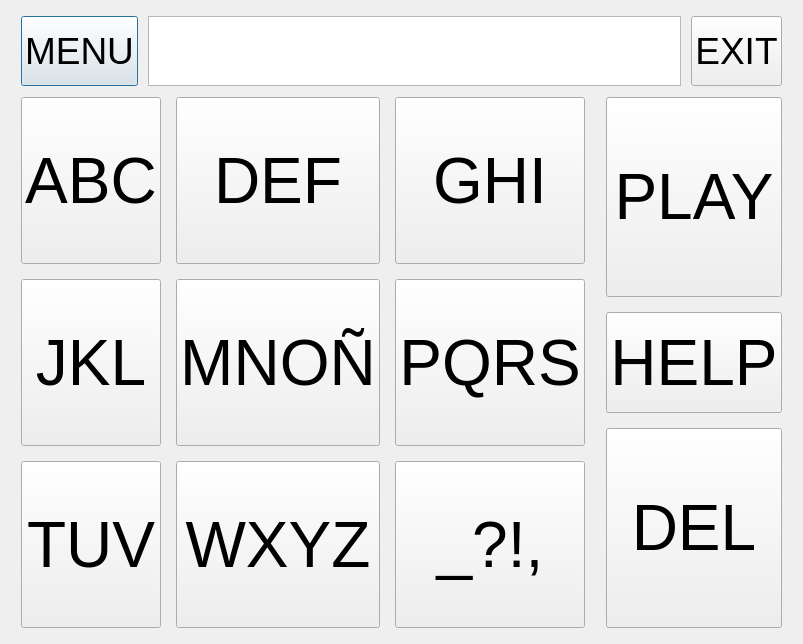
<?xml version="1.0" encoding="UTF-8"?>
<ui version="4.0">
 <class>Dialog</class>
 <widget class="QDialog" name="Dialog">
  <property name="geometry">
   <rect>
    <x>0</x>
    <y>0</y>
    <width>792</width>
    <height>644</height>
   </rect>
  </property>
  <property name="sizePolicy">
   <sizepolicy hsizetype="Preferred" vsizetype="Preferred">
    <horstretch>11</horstretch>
    <verstretch>0</verstretch>
   </sizepolicy>
  </property>
  <property name="focusPolicy">
   <enum>Qt::NoFocus</enum>
  </property>
  <property name="windowTitle">
   <string>Dialog</string>
  </property>
  <property name="styleSheet">
   <string notr="true"/>
  </property>
  <layout class="QGridLayout" name="gridLayout_2">
   <item row="0" column="0">
    <layout class="QVBoxLayout" name="verticalLayout" stretch="1,20">
     <property name="leftMargin">
      <number>10</number>
     </property>
     <property name="topMargin">
      <number>5</number>
     </property>
     <property name="rightMargin">
      <number>10</number>
     </property>
     <item>
      <layout class="QHBoxLayout" name="horizontalLayout_2" stretch="1,6,1">
       <property name="spacing">
        <number>10</number>
       </property>
       <property name="leftMargin">
        <number>0</number>
       </property>
       <property name="topMargin">
        <number>0</number>
       </property>
       <property name="bottomMargin">
        <number>0</number>
       </property>
       <item>
        <widget class="QPushButton" name="pushButton13">
         <property name="sizePolicy">
          <sizepolicy hsizetype="Expanding" vsizetype="Expanding">
           <horstretch>0</horstretch>
           <verstretch>0</verstretch>
          </sizepolicy>
         </property>
         <property name="font">
          <font>
           <pointsize>28</pointsize>
          </font>
         </property>
         <property name="styleSheet">
          <string notr="true">QPushButton:hover
 {
    background-color:  rgb(164, 255, 225)
}
</string>
         </property>
         <property name="text">
          <string>MENU</string>
         </property>
        </widget>
       </item>
       <item>
        <widget class="QTextEdit" name="textEdit">
         <property name="font">
          <font>
           <pointsize>28</pointsize>
          </font>
         </property>
        </widget>
       </item>
       <item>
        <widget class="QPushButton" name="pushButton12">
         <property name="sizePolicy">
          <sizepolicy hsizetype="Preferred" vsizetype="Preferred">
           <horstretch>0</horstretch>
           <verstretch>0</verstretch>
          </sizepolicy>
         </property>
         <property name="font">
          <font>
           <pointsize>28</pointsize>
          </font>
         </property>
         <property name="styleSheet">
          <string notr="true">QPushButton:hover
 {
    background-color:  rgb(164, 255, 225)
}
</string>
         </property>
         <property name="text">
          <string>EXIT</string>
         </property>
        </widget>
       </item>
      </layout>
     </item>
     <item>
      <layout class="QHBoxLayout" name="horizontalLayout_6" stretch="3,1">
       <property name="rightMargin">
        <number>0</number>
       </property>
       <item>
        <layout class="QGridLayout" name="gridLayout_3">
         <property name="leftMargin">
          <number>0</number>
         </property>
         <property name="topMargin">
          <number>5</number>
         </property>
         <property name="rightMargin">
          <number>5</number>
         </property>
         <property name="bottomMargin">
          <number>5</number>
         </property>
         <property name="spacing">
          <number>15</number>
         </property>
         <item row="2" column="1">
          <widget class="QPushButton" name="pushButton5">
           <property name="sizePolicy">
            <sizepolicy hsizetype="Preferred" vsizetype="Expanding">
             <horstretch>0</horstretch>
             <verstretch>0</verstretch>
            </sizepolicy>
           </property>
           <property name="font">
            <font>
             <pointsize>48</pointsize>
            </font>
           </property>
           <property name="styleSheet">
            <string notr="true">QPushButton:hover
 {
    background-color:  rgb(164, 255, 225)
}
</string>
           </property>
           <property name="text">
            <string>MNOÑ</string>
           </property>
          </widget>
         </item>
         <item row="2" column="0">
          <widget class="QPushButton" name="pushButton4">
           <property name="sizePolicy">
            <sizepolicy hsizetype="Preferred" vsizetype="Expanding">
             <horstretch>0</horstretch>
             <verstretch>0</verstretch>
            </sizepolicy>
           </property>
           <property name="font">
            <font>
             <pointsize>48</pointsize>
            </font>
           </property>
           <property name="styleSheet">
            <string notr="true">QPushButton:hover
 {
    background-color:  rgb(164, 255, 225)
}
</string>
           </property>
           <property name="text">
            <string>JKL</string>
           </property>
          </widget>
         </item>
         <item row="1" column="2">
          <widget class="QPushButton" name="pushButton3">
           <property name="sizePolicy">
            <sizepolicy hsizetype="Preferred" vsizetype="Expanding">
             <horstretch>0</horstretch>
             <verstretch>0</verstretch>
            </sizepolicy>
           </property>
           <property name="font">
            <font>
             <pointsize>48</pointsize>
            </font>
           </property>
           <property name="styleSheet">
            <string notr="true">QPushButton:hover
 {
    background-color:  rgb(164, 255, 225)
}
</string>
           </property>
           <property name="text">
            <string>GHI</string>
           </property>
          </widget>
         </item>
         <item row="2" column="2">
          <widget class="QPushButton" name="pushButton6">
           <property name="sizePolicy">
            <sizepolicy hsizetype="Preferred" vsizetype="Expanding">
             <horstretch>0</horstretch>
             <verstretch>0</verstretch>
            </sizepolicy>
           </property>
           <property name="font">
            <font>
             <pointsize>48</pointsize>
            </font>
           </property>
           <property name="styleSheet">
            <string notr="true">QPushButton:hover
 {
    background-color:  rgb(164, 255, 225)
}
</string>
           </property>
           <property name="text">
            <string>PQRS</string>
           </property>
          </widget>
         </item>
         <item row="1" column="1">
          <widget class="QPushButton" name="pushButton2">
           <property name="sizePolicy">
            <sizepolicy hsizetype="Preferred" vsizetype="Expanding">
             <horstretch>0</horstretch>
             <verstretch>0</verstretch>
            </sizepolicy>
           </property>
           <property name="font">
            <font>
             <pointsize>48</pointsize>
            </font>
           </property>
           <property name="styleSheet">
            <string notr="true">QPushButton:hover
 {
    background-color:  rgb(164, 255, 225)
}
</string>
           </property>
           <property name="text">
            <string>DEF</string>
           </property>
          </widget>
         </item>
         <item row="3" column="2">
          <widget class="QPushButton" name="pushButton9">
           <property name="sizePolicy">
            <sizepolicy hsizetype="Preferred" vsizetype="Expanding">
             <horstretch>0</horstretch>
             <verstretch>0</verstretch>
            </sizepolicy>
           </property>
           <property name="font">
            <font>
             <pointsize>48</pointsize>
            </font>
           </property>
           <property name="styleSheet">
            <string notr="true">QPushButton:hover
 {
    background-color:  rgb(164, 255, 225)
}
</string>
           </property>
           <property name="text">
            <string>_?!,</string>
           </property>
          </widget>
         </item>
         <item row="3" column="0">
          <widget class="QPushButton" name="pushButton7">
           <property name="sizePolicy">
            <sizepolicy hsizetype="Preferred" vsizetype="Expanding">
             <horstretch>0</horstretch>
             <verstretch>0</verstretch>
            </sizepolicy>
           </property>
           <property name="font">
            <font>
             <pointsize>48</pointsize>
            </font>
           </property>
           <property name="styleSheet">
            <string notr="true">QPushButton:hover
 {
    background-color:  rgb(164, 255, 225)
}
</string>
           </property>
           <property name="text">
            <string>TUV</string>
           </property>
          </widget>
         </item>
         <item row="3" column="1">
          <widget class="QPushButton" name="pushButton8">
           <property name="sizePolicy">
            <sizepolicy hsizetype="Preferred" vsizetype="Expanding">
             <horstretch>0</horstretch>
             <verstretch>0</verstretch>
            </sizepolicy>
           </property>
           <property name="font">
            <font>
             <pointsize>48</pointsize>
            </font>
           </property>
           <property name="styleSheet">
            <string notr="true">QPushButton:hover
 {
    background-color:  rgb(164, 255, 225)
}
</string>
           </property>
           <property name="text">
            <string>WXYZ</string>
           </property>
          </widget>
         </item>
         <item row="1" column="0">
          <widget class="QPushButton" name="pushButton1">
           <property name="sizePolicy">
            <sizepolicy hsizetype="Preferred" vsizetype="Expanding">
             <horstretch>0</horstretch>
             <verstretch>0</verstretch>
            </sizepolicy>
           </property>
           <property name="font">
            <font>
             <pointsize>48</pointsize>
            </font>
           </property>
           <property name="styleSheet">
            <string notr="true">
QPushButton:hover
 {
    background-color:  rgb(164, 255, 225)
}

</string>
           </property>
           <property name="text">
            <string>ABC</string>
           </property>
          </widget>
         </item>
        </layout>
       </item>
       <item>
        <layout class="QVBoxLayout" name="verticalLayout_5" stretch="2,1,2">
         <property name="spacing">
          <number>15</number>
         </property>
         <property name="leftMargin">
          <number>10</number>
         </property>
         <property name="topMargin">
          <number>5</number>
         </property>
         <property name="rightMargin">
          <number>0</number>
         </property>
         <property name="bottomMargin">
          <number>5</number>
         </property>
         <item>
          <widget class="QPushButton" name="pushButton10">
           <property name="sizePolicy">
            <sizepolicy hsizetype="Minimum" vsizetype="Preferred">
             <horstretch>0</horstretch>
             <verstretch>0</verstretch>
            </sizepolicy>
           </property>
           <property name="font">
            <font>
             <pointsize>48</pointsize>
            </font>
           </property>
           <property name="styleSheet">
            <string notr="true">QPushButton:hover
 {
    background-color:  rgb(164, 255, 225)
}
</string>
           </property>
           <property name="text">
            <string>PLAY</string>
           </property>
           <property name="icon">
            <iconset>
             <normaloff>../../../../Downloads/Altavoz Alfa black.png</normaloff>../../../../Downloads/Altavoz Alfa black.png</iconset>
           </property>
           <property name="iconSize">
            <size>
             <width>30</width>
             <height>30</height>
            </size>
           </property>
          </widget>
         </item>
         <item>
          <widget class="QPushButton" name="pushButton">
           <property name="sizePolicy">
            <sizepolicy hsizetype="Minimum" vsizetype="Preferred">
             <horstretch>0</horstretch>
             <verstretch>0</verstretch>
            </sizepolicy>
           </property>
           <property name="font">
            <font>
             <pointsize>48</pointsize>
            </font>
           </property>
           <property name="styleSheet">
            <string notr="true">QPushButton:hover
 {
    background-color:  rgb(195, 0, 0)
}</string>
           </property>
           <property name="text">
            <string>HELP</string>
           </property>
          </widget>
         </item>
         <item>
          <widget class="QPushButton" name="pushButton11">
           <property name="sizePolicy">
            <sizepolicy hsizetype="Minimum" vsizetype="Preferred">
             <horstretch>0</horstretch>
             <verstretch>0</verstretch>
            </sizepolicy>
           </property>
           <property name="font">
            <font>
             <pointsize>48</pointsize>
            </font>
           </property>
           <property name="styleSheet">
            <string notr="true">QPushButton:hover
 {
    background-color:  rgb(164, 255, 225)
}
</string>
           </property>
           <property name="text">
            <string>DEL</string>
           </property>
          </widget>
         </item>
        </layout>
       </item>
      </layout>
     </item>
    </layout>
   </item>
  </layout>
 </widget>
 <resources/>
 <connections/>
</ui>
